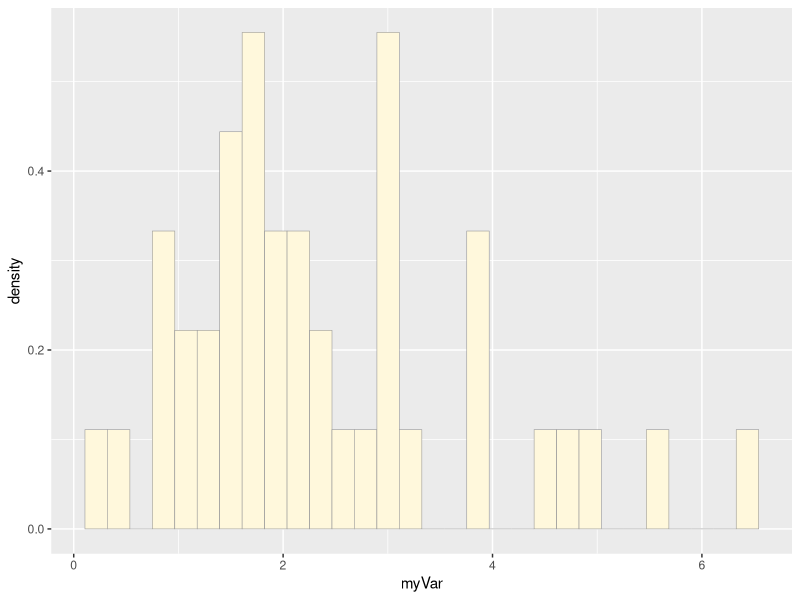
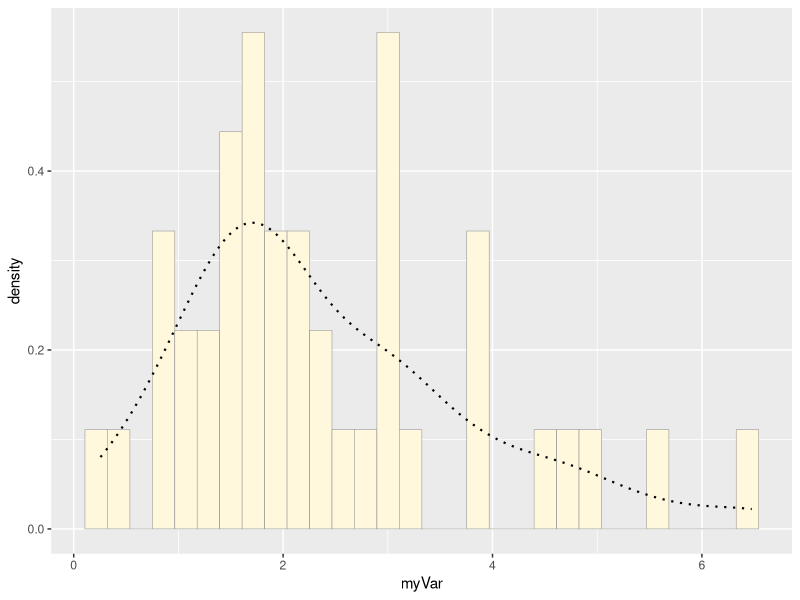
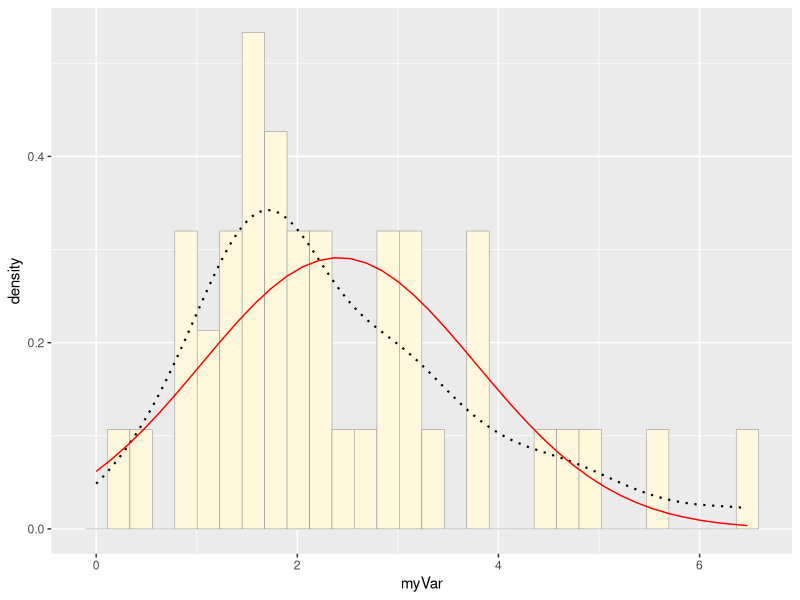
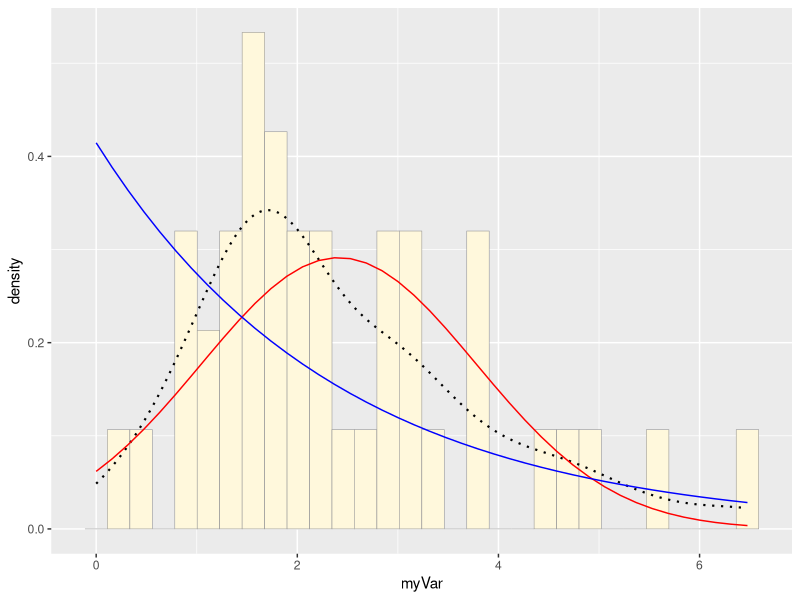
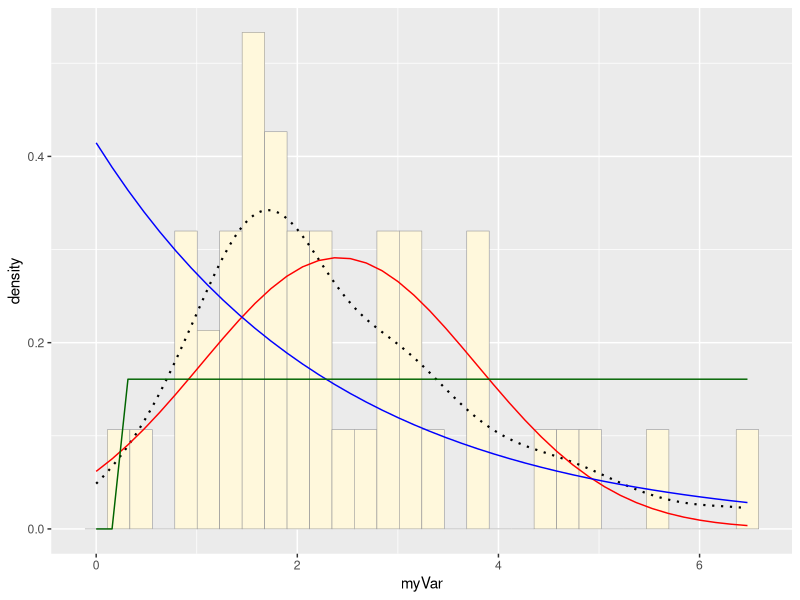
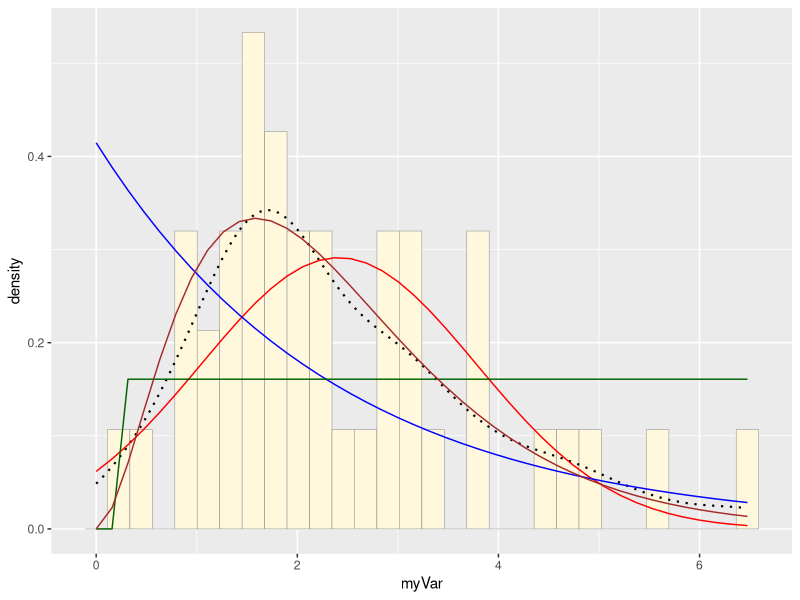
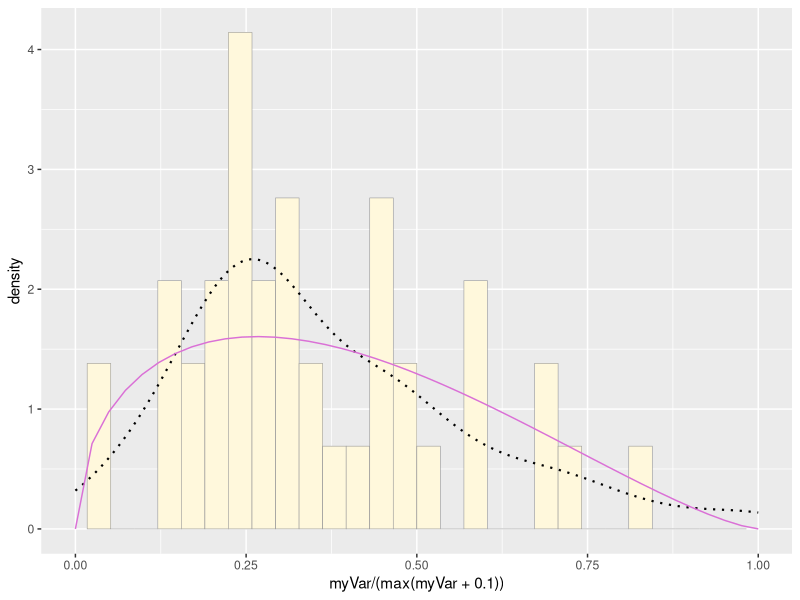

Here is the R script that generated these plots, in order:
## Homework 8
## Simulating and Fitting Data Distributions
## 03-19-25
## SMS

# 2024_insect_metabolism

z <- read.table("2024_insect_metabolism.csv",header=TRUE,sep=",")
str(z)
summary(z)

# check out of the library
library(ggplot2) # for graphics
library(MASS) # for maximum likelihood estimation

# generate fake data
# quick and dirty, a truncated normal distribution to work on the solution set
### z <- rnorm(n=3000,mean=0.2)
### z <- data.frame(1:3000,z)
### names(z) <- list("ID","myVar")
### z <- z[z$myVar>0,]
### str(z)
### summary(z$myVar)

# max likelihood perams for gamma distr
gamPars <- fitdistr(z$myVar,"gamma")
print(gamPars)
str(gamPars)
gamPars$estimate["shape"]
## Create new data set based on maximum likelihood perameters
z <- rgamma(n=42,shape=1.8992323,rate=1.0003482)
z <- data.frame(1:42,z)
names(z) <- list("ID","myVar")
z <- z[z$myVar>0,]
str(z)
summary(z$myVar)

# plot histogram
# Here we are switching from qplot to ggplot for more graphics options. We are also rescaling the y axis of the histogram from counts to density, so that the area under the histogram equals 1.0.
p1 <- ggplot(data=z, aes(x=myVar, y=..density..)) +
  geom_histogram(color="grey60",fill="cornsilk",size=0.2)
print(p1)

# Add empirical density curve
# Now modify the code to add in a kernel density plot of the data. This is an empirical curve that is fitted to the data. It does not assume any particular probability distribution, but it smooths out the shape of the histogram
p1 <-  p1 +  geom_density(linetype="dotted",size=0.75)
print(p1)

# Get maximum likelihood parameters for normal
# fit a normal distribution to your data and grab the maximum likelihood estimators of the two parameters of the normal, the mean and the variance
normPars <- fitdistr(z$myVar,"normal")
print(normPars)
str(normPars)
normPars$estimate["mean"] # note structure of getting a named attribute

# Plot normal probability density
# call the dnorm function inside ggplot’s stat_function to generate the probability density for the normal distribution. Read about stat_function in the help system to see how you can use this to add a smooth function to any ggplot. Note that we first get the maximum likelihood parameters for a normal distribution fitted to thse data by calling fitdistr. Then we pass those parameters (meanML and sdML to stat_function):
meanML <- normPars$estimate["mean"]
sdML <- normPars$estimate["sd"]

xval <- seq(0,max(z$myVar),len=length(z$myVar))

stat <- stat_function(aes(x = xval, y = ..y..), fun = dnorm, colour="red", n = length(z$myVar), args = list(mean = meanML, sd = sdML))
p1 + stat


# Plot exponential probability density
expoPars <- fitdistr(z$myVar,"exponential")
rateML <- expoPars$estimate["rate"]

stat2 <- stat_function(aes(x = xval, y = ..y..), fun = dexp, colour="blue", n = length(z$myVar), args = list(rate=rateML))
p1 + stat + stat2

# Plot uniform probability density
stat3 <- stat_function(aes(x = xval, y = ..y..), fun = dunif, colour="darkgreen", n = length(z$myVar), args = list(min=min(z$myVar), max=max(z$myVar)))
p1 + stat + stat2 + stat3

# Plot gamma probability density
gammaPars <- fitdistr(z$myVar,"gamma")
shapeML <- gammaPars$estimate["shape"]
rateML <- gammaPars$estimate["rate"]

stat4 <- stat_function(aes(x = xval, y = ..y..), fun = dgamma, colour="brown", n = length(z$myVar), args = list(shape=shapeML, rate=rateML))
p1 + stat + stat2 + stat3 + stat4

# Plot beta probability density
pSpecial <- ggplot(data=z, aes(x=myVar/(max(myVar + 0.1)), y=..density..)) +
  geom_histogram(color="grey60",fill="cornsilk",size=0.2) +
  xlim(c(0,1)) +
  geom_density(size=0.75,linetype="dotted")

betaPars <- fitdistr(x=z$myVar/max(z$myVar + 0.1),start=list(shape1=1,shape2=2),"beta")
shape1ML <- betaPars$estimate["shape1"]
shape2ML <- betaPars$estimate["shape2"]

statSpecial <- stat_function(aes(x = xval, y = ..y..), fun = dbeta, colour="orchid", n = length(z$myVar), args = list(shape1=shape1ML,shape2=shape2ML))
pSpecial + statSpecial













